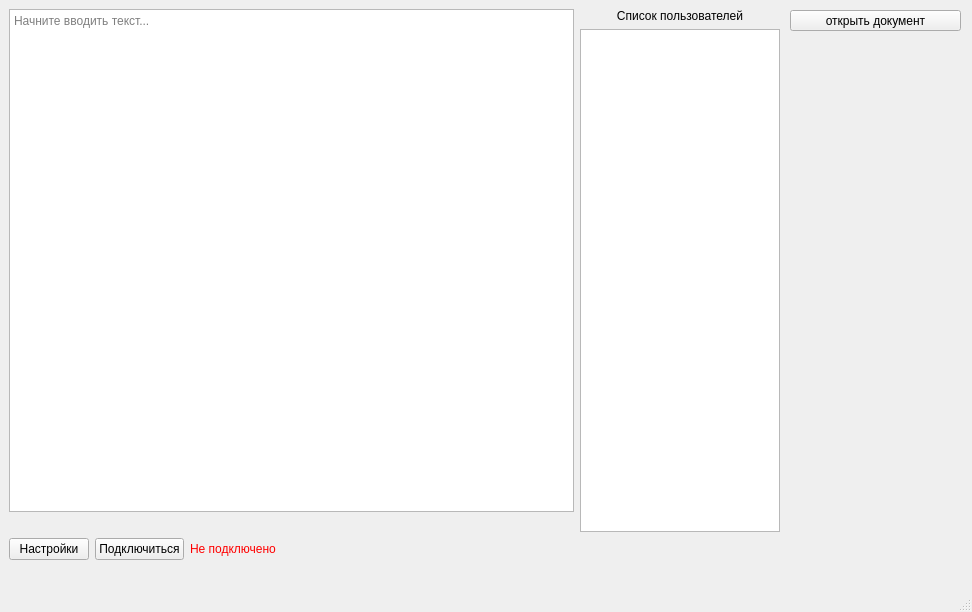
<?xml version="1.0" encoding="UTF-8"?>
<ui version="4.0">
 <class>MainWindow</class>
 <widget class="QMainWindow" name="MainWindow">
  <property name="geometry">
   <rect>
    <x>0</x>
    <y>0</y>
    <width>972</width>
    <height>612</height>
   </rect>
  </property>
  <property name="windowTitle">
   <string>TextEditor</string>
  </property>
  <widget class="QWidget" name="centralwidget">
   <widget class="QWidget" name="layoutWidget">
    <property name="geometry">
     <rect>
      <x>9</x>
      <y>9</y>
      <width>771</width>
      <height>551</height>
     </rect>
    </property>
    <layout class="QVBoxLayout" name="verticalLayout_3">
     <item>
      <layout class="QHBoxLayout" name="horizontalLayout_2">
       <property name="sizeConstraint">
        <enum>QLayout::SizeConstraint::SetDefaultConstraint</enum>
       </property>
       <item>
        <layout class="QVBoxLayout" name="verticalLayout">
         <item>
          <widget class="QTextEdit" name="textEdit">
           <property name="sizePolicy">
            <sizepolicy hsizetype="Expanding" vsizetype="Expanding">
             <horstretch>0</horstretch>
             <verstretch>0</verstretch>
            </sizepolicy>
           </property>
           <property name="placeholderText">
            <string>Начните вводить текст...</string>
           </property>
          </widget>
         </item>
         <item>
          <widget class="QLabel" name="typingLabel">
           <property name="text">
            <string/>
           </property>
          </widget>
         </item>
        </layout>
       </item>
       <item>
        <layout class="QVBoxLayout" name="verticalLayout_2">
         <item>
          <widget class="QLabel" name="label_3">
           <property name="maximumSize">
            <size>
             <width>200</width>
             <height>16777215</height>
            </size>
           </property>
           <property name="text">
            <string>&lt;html&gt;&lt;head/&gt;&lt;body&gt;&lt;p align=&quot;center&quot;&gt;Список пользователей&lt;/p&gt;&lt;/body&gt;&lt;/html&gt;</string>
           </property>
          </widget>
         </item>
         <item>
          <widget class="QListWidget" name="usersListWidget">
           <property name="sizePolicy">
            <sizepolicy hsizetype="Minimum" vsizetype="Expanding">
             <horstretch>0</horstretch>
             <verstretch>0</verstretch>
            </sizepolicy>
           </property>
           <property name="maximumSize">
            <size>
             <width>200</width>
             <height>16777215</height>
            </size>
           </property>
          </widget>
         </item>
        </layout>
       </item>
      </layout>
     </item>
     <item>
      <layout class="QHBoxLayout" name="horizontalLayout">
       <item>
        <widget class="QPushButton" name="settingsButton">
         <property name="text">
          <string>Настройки</string>
         </property>
        </widget>
       </item>
       <item>
        <widget class="QPushButton" name="pushButton">
         <property name="text">
          <string>Подключиться</string>
         </property>
        </widget>
       </item>
       <item>
        <widget class="QLabel" name="statusLabel">
         <property name="styleSheet">
          <string>color: red;</string>
         </property>
         <property name="text">
          <string>Не подключено</string>
         </property>
        </widget>
       </item>
       <item>
        <spacer name="horizontalSpacer">
         <property name="orientation">
          <enum>Qt::Orientation::Horizontal</enum>
         </property>
         <property name="sizeHint" stdset="0">
          <size>
           <width>40</width>
           <height>20</height>
          </size>
         </property>
        </spacer>
       </item>
      </layout>
     </item>
    </layout>
   </widget>
   <widget class="QPushButton" name="choose_document">
    <property name="geometry">
     <rect>
      <x>790</x>
      <y>10</y>
      <width>171</width>
      <height>21</height>
     </rect>
    </property>
    <property name="text">
     <string>открыть документ</string>
    </property>
   </widget>
  </widget>
  <widget class="QMenuBar" name="menubar">
   <property name="geometry">
    <rect>
     <x>0</x>
     <y>0</y>
     <width>972</width>
     <height>21</height>
    </rect>
   </property>
  </widget>
  <widget class="QStatusBar" name="statusbar"/>
 </widget>
 <resources/>
 <connections/>
</ui>
